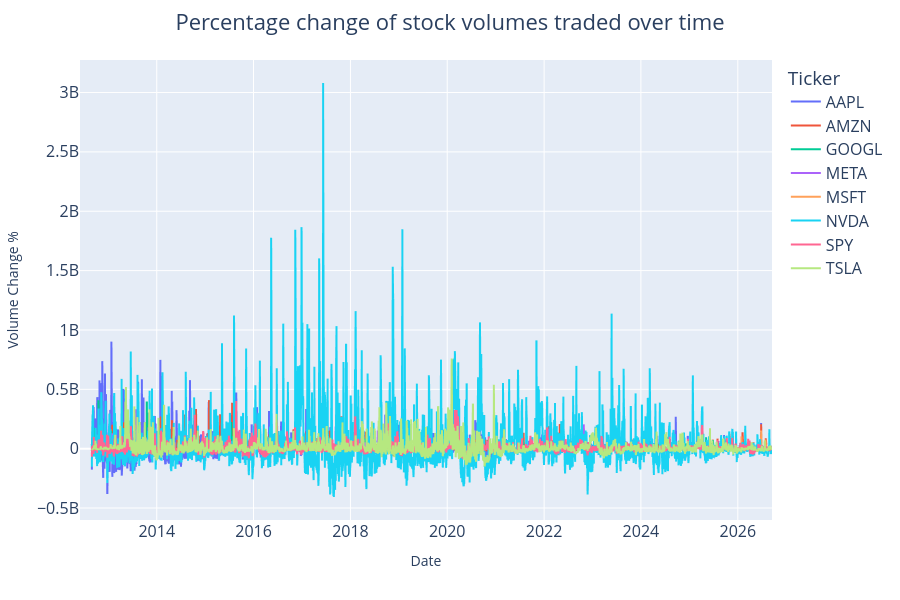

Notebook code for this chart:
### Code cell
fig7 = px.line(test, color='Ticker')

fig7.update_layout(title={"text":"Percentage change of stock volumes traded over time", 'x':0.5, 'xanchor':'center'}, font=dict(size=16), 
        yaxis={"title": {"text": "Volume Change %", "font": {"size": 14}}},
        xaxis={
            "title": {"text": "Date", "font": {"size": 14}}},
        height=600)
fig7.show()

### Figure 1 — Plotly figure (JSON) as saved in the notebook; plotly's stock layout.template omitted (floating-point values rounded to 4 significant figures; data arrays with more than 128 entries replaced by an {"elided": "..."} marker saying what was removed)
{"data": [{"hovertemplate": "Ticker=AAPL<br>Date=%{x}<br>value=%{y}<extra></extra>", "legendgroup": "AAPL", "line": {"color": "#636efa", "dash": "solid"}, "marker": {"symbol": "circle"}, "mode": "lines", "name": "AAPL", "showlegend": true, "type": "scattergl", "x": {"elided": "3593 str values"}, "xaxis": "x", "y": {"elided": "3593 float values"}, "yaxis": "y"}, {"hovertemplate": "Ticker=AMZN<br>Date=%{x}<br>value=%{y}<extra></extra>", "legendgroup": "AMZN", "line": {"color": "#EF553B", "dash": "solid"}, "marker": {"symbol": "circle"}, "mode": "lines", "name": "AMZN", "showlegend": true, "type": "scattergl", "x": {"elided": "3593 str values"}, "xaxis": "x", "y": {"elided": "3593 float values"}, "yaxis": "y"}, {"hovertemplate": "Ticker=GOOGL<br>Date=%{x}<br>value=%{y}<extra></extra>", "legendgroup": "GOOGL", "line": {"color": "#00cc96", "dash": "solid"}, "marker": {"symbol": "circle"}, "mode": "lines", "name": "GOOGL", "showlegend": true, "type": "scattergl", "x": {"elided": "3593 str values"}, "xaxis": "x", "y": {"elided": "3593 float values"}, "yaxis": "y"}, {"hovertemplate": "Ticker=META<br>Date=%{x}<br>value=%{y}<extra></extra>", "legendgroup": "META", "line": {"color": "#ab63fa", "dash": "solid"}, "marker": {"symbol": "circle"}, "mode": "lines", "name": "META", "showlegend": true, "type": "scattergl", "x": {"elided": "3593 str values"}, "xaxis": "x", "y": {"elided": "3593 float values"}, "yaxis": "y"}, {"hovertemplate": "Ticker=MSFT<br>Date=%{x}<br>value=%{y}<extra></extra>", "legendgroup": "MSFT", "line": {"color": "#FFA15A", "dash": "solid"}, "marker": {"symbol": "circle"}, "mode": "lines", "name": "MSFT", "showlegend": true, "type": "scattergl", "x": {"elided": "3593 str values"}, "xaxis": "x", "y": {"elided": "3593 float values"}, "yaxis": "y"}, {"hovertemplate": "Ticker=NVDA<br>Date=%{x}<br>value=%{y}<extra></extra>", "legendgroup": "NVDA", "line": {"color": "#19d3f3", "dash": "solid"}, "marker": {"symbol": "circle"}, "mode": "lines", "name": "NVDA", "showlegend": true, "type": "scattergl", "x": {"elided": "3593 str values"}, "xaxis": "x", "y": {"elided": "3593 float values"}, "yaxis": "y"}, {"hovertemplate": "Ticker=SPY<br>Date=%{x}<br>value=%{y}<extra></extra>", "legendgroup": "SPY", "line": {"color": "#FF6692", "dash": "solid"}, "marker": {"symbol": "circle"}, "mode": "lines", "name": "SPY", "showlegend": true, "type": "scattergl", "x": {"elided": "3593 str values"}, "xaxis": "x", "y": {"elided": "3593 float values"}, "yaxis": "y"}, {"hovertemplate": "Ticker=TSLA<br>Date=%{x}<br>value=%{y}<extra></extra>", "legendgroup": "TSLA", "line": {"color": "#B6E880", "dash": "solid"}, "marker": {"symbol": "circle"}, "mode": "lines", "name": "TSLA", "showlegend": true, "type": "scattergl", "x": {"elided": "3593 str values"}, "xaxis": "x", "y": {"elided": "3593 float values"}, "yaxis": "y"}], "layout": {"font": {"size": 16}, "height": 600, "legend": {"title": {"text": "Ticker"}, "tracegroupgap": 0}, "margin": {"t": 60}, "title": {"text": "Percentage change of stock volumes traded over time", "x": 0.5, "xanchor": "center"}, "xaxis": {"anchor": "y", "domain": [0, 1], "title": {"font": {"size": 14}, "text": "Date"}}, "yaxis": {"anchor": "x", "domain": [0, 1], "title": {"font": {"size": 14}, "text": "Volume Change %"}}}}
